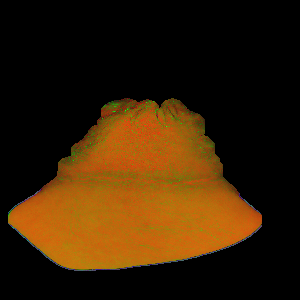
#> input picture Cropped_wo_Shadows/IR005_C.png, 300 x 300 px, found by its file name
$ python features.py   (older library calls are emulated)
#> lines starting #> are read from the running program, lines starting #| are printed output that depends on the picture; after the words box and inside, x2 and y2 are one past the last pixel; in counts of white or black regions, pixels touching at a corner belong together; long printed decimals are rounded
import numpy as np
import cv2
from skimage.feature import graycomatrix, graycoprops
from skimage.filters import gabor

def extract_shadow(image_path):
#> called with image_path = 'CroppedImgs\\IR005_C.png'
    try:
        # Load the image
        image = cv2.imread(image_path)
#> image is the input picture: shape (300, 300, 3); mean B, G, R 4.8, 31.2, 54.2

        # Check if the image was successfully loaded
        if image is None:
            print("Error: Unable to load image.")
            return None, None, None, None, None

        # Convert the image to grayscale
        gray = cv2.cvtColor(image, cv2.COLOR_BGR2GRAY)
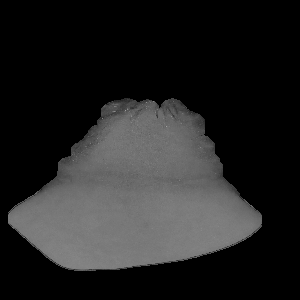
#> gray: shape (300, 300); min 0, max 163, mean 35.1

        # Apply Gaussian blur to reduce noise
        blurred = cv2.GaussianBlur(gray, (5, 5), 0)

        # Use adaptive thresholding to detect shadows
        _, shadow_mask = cv2.threshold(blurred, 100, 255, cv2.THRESH_BINARY_INV)
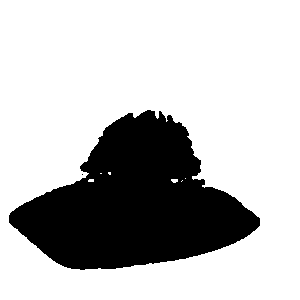
#> shadow_mask: shape (300, 300); 74.4% white; 2 black regions (1 under 20 px), largest, box (x1, y1, x2, y2) and area: (9, 110, 260, 270) 23027

        # Optional: Perform morphological operations to refine the shadow mask
        kernel = np.ones((5,5),np.uint8)
        shadow_mask = cv2.morphologyEx(shadow_mask, cv2.MORPH_CLOSE, kernel)
#> shadow_mask: shape (300, 300); 74.5% white; 1 black region, box (x1, y1, x2, y2) and area: (9, 111, 260, 270) 22959

        # Bitwise AND operation to extract shadows from the original image
        shadow = cv2.bitwise_and(image, image, mask=shadow_mask)
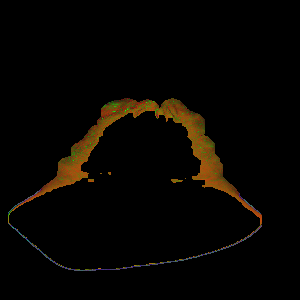
#> shadow: shape (300, 300, 3); mean B, G, R 1.4, 4.8, 7.3

        # Perform texture analysis using LBP
        lbp_features = extract_lbp_features(gray)

        # Perform image segmentation
        segmented_image = segment_image(image)

        # Perform GLCM feature extraction
        glcm_features, glcm_props = extract_glcm_features(gray)

        # Perform Gabor filter-based texture analysis
        gabor_features = extract_gabor_features(gray)

        return shadow, lbp_features, segmented_image, glcm_features, glcm_props, gabor_features

    except Exception as e:
        print("Error:", e)
        return None, None, None, None, None, None

def extract_lbp_features(gray_image):
    # Initialize LBP parameters
    lbp_radius = 1
    lbp_points = 8 * lbp_radius

    # Compute LBP texture features
    lbp = local_binary_pattern(gray_image, lbp_points, lbp_radius)

    # Compute histogram of LBP
    lbp_hist, _ = np.histogram(lbp, bins=np.arange(0, lbp_points + 3), range=(0, lbp_points + 2))

    return lbp_hist

def local_binary_pattern(image, num_points, radius):
    # Compute LBP
#> called with num_points = 8, radius = 1
    lbp = np.zeros_like(image)
    for y in range(radius, image.shape[0] - radius):
        for x in range(radius, image.shape[1] - radius):
            center = image[y, x]
            lbp_code = 0
            for i in range(num_points):
                angle = i * (2 * np.pi / num_points)
                dx = int(round(radius * np.cos(angle)))
                dy = int(round(radius * np.sin(angle)))
                neighbor = image[y + dy, x + dx]
                lbp_code |= (neighbor > center) << i
            lbp[y, x] = lbp_code
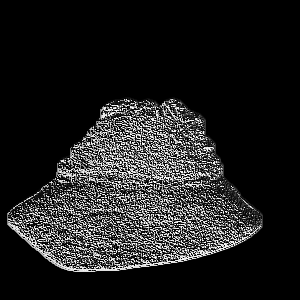
#> lbp: shape (300, 300); min 0, max 255, mean 32.3
#> in extract_lbp_features, `lbp_hist, _ = np.histogram(lbp, bins=np.arange(0, lbp_points + 3), ran..`: lbp_hist = [64435, 454, 653, 206, 548, 112, 321, 265, 676, 311]
#> in extract_shadow, `lbp_features = extract_lbp_features(gray)`: lbp_features has the same summary as lbp_hist in extract_lbp_features
    return lbp

def segment_image(image):
    # Perform image segmentation (example: simple thresholding)
    _, segmented_image = cv2.threshold(cv2.cvtColor(image, cv2.COLOR_BGR2GRAY), 128, 255, cv2.THRESH_BINARY)
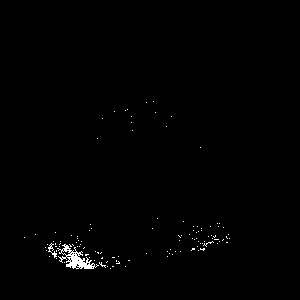
#> segmented_image: shape (300, 300); 0.69% white in thin lines or dots, all inside (x1, y1, x2, y2) = (24, 101, 230, 269)

    return segmented_image

def extract_glcm_features(gray_image):
    # Compute GLCM
    distances = [1]
    angles = [0, np.pi/4, np.pi/2, 3*np.pi/4]
    levels = 256  # Number of gray levels
    glcm = graycomatrix(gray_image, distances=distances, angles=angles, levels=levels, symmetric=True, normed=True)

    # Compute GLCM properties
    glcm_props = ['contrast', 'dissimilarity', 'homogeneity', 'energy', 'correlation']
    glcm_features = np.concatenate([graycoprops(glcm, prop).ravel() for prop in glcm_props])
#> glcm_features = 20 values, max 54.09 at index 3, min 0.678 at index 13, mean 10.33
#> in extract_shadow, `glcm_features, glcm_props = extract_glcm_features(gray)`: glcm_props = ['contrast', 'dissimilarity', 'homogeneity', 'energy', 'correlation']

    return glcm_features, glcm_props

def extract_gabor_features(gray_image):
    # Define parameters for Gabor filter
    frequencies = [0.1, 0.3, 0.5]
    thetas = [0, np.pi/4, np.pi/2, 3*np.pi/4]
    kernels = []

    # Generate Gabor filter kernels
    for frequency in frequencies:
        for theta in thetas:
            kernel = np.real(gabor(gray_image, frequency, theta=theta))
            kernels.append(np.mean(kernel))
#> after the loop, kernels = [4.85, 7.18, 10.38, 6.47, 3.03, 2.94, 3.29, 3.61, 2.27, 3.56, 2.41, 3.72]

    # Convert the list of Gabor features to a numpy array
    gabor_features = np.array(kernels)
#> gabor_features has the same summary as kernels

    return gabor_features

# Example usage:
image_path = "CroppedImgs\IR005_C.png"
shadow_image, lbp_features, segmented_image, glcm_features, glcm_props, gabor_features = extract_shadow(image_path)
#> in extract_shadow, `gabor_features = extract_gabor_features(gray)`: gabor_features has the same summary as kernels in extract_gabor_features
#> lbp_features has the same summary as lbp_hist in extract_lbp_features; gabor_features has the same summary as kernels in extract_gabor_features

# [7 lines of commented-out code are left out]

if lbp_features is not None:
    print("LBP Features:", lbp_features)
#| LBP Features: [64435   454   653   206   548   112   321   265   676   311]
else:
    print("LBP feature extraction failed.")

if segmented_image is not None:
    cv2.imwrite("segmented_image.jpg", segmented_image)
    print("Image segmentation successful.")
    print("Segmented image values:")
    print(segmented_image)
#> (printed output is left out)
else:
    print("Image segmentation failed.")

if glcm_features is not None:
    print("GLCM Features:")
    for prop, value in zip(glcm_props, glcm_features):
        print(prop + ":", value)
#> this loop made 5 passes
#> (prop, value) on passes 1 to 5: ('contrast', 34.69), ('dissimilarity', 53.05), ('homogeneity', 49), ('energy', 54.09), ('correlation', 1.25)
#| contrast: 34.694
#| dissimilarity: 53.048
#| homogeneity: 49.004
#| energy: 54.093
#| correlation: 1.254
else:
    print("GLCM feature extraction failed.")

if gabor_features is not None:
    print("Gabor Features:", gabor_features)
#| Gabor Features: [ 4.852  7.183 10.378  6.470  3.030  2.9385
#|   3.293  3.611  2.270  3.559  2.406  3.722]
else:
    print("Gabor filter feature extraction failed.")

$ run again, with Cropped_wo_Shadows/image3_C_C.png copied over Cropped_wo_Shadows/IR005_C.png
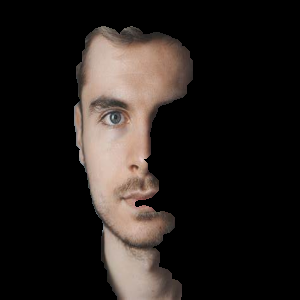
#> input picture Cropped_wo_Shadows/image3_C_C.png, 300 x 300 px, found by its file name
#> in extract_shadow, image is the input picture: shape (300, 300, 3); mean B, G, R 28.2, 31.3, 37
#> in extract_shadow, `_, shadow_mask = cv2.threshold(blurred, 100, 255, cv2.THRESH_BINARY_INV)`:
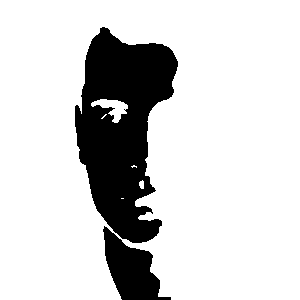
#> shadow_mask: shape (300, 300); 82.3% white; 2 black regions, box (x1, y1, x2, y2) and area: (75, 27, 178, 243) 13345, (103, 226, 171, 300) 2543
#> lbp_hist = [69495, 122, 191, 191, 266, 13, 197, 292, 246, 41]
#> in segment_image, `_, segmented_image = cv2.threshold(cv2.cvtColor(image, cv2.COLOR_BGR2G..`:
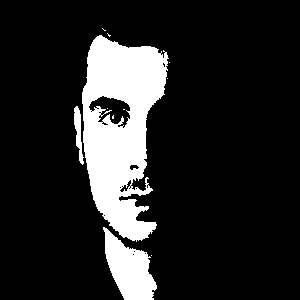
#> segmented_image: shape (300, 300); 15.1% white; 11 white regions (8 under 20 px), largest, box (x1, y1, x2, y2) and area: (82, 35, 169, 242) 11032, (103, 227, 157, 300) 2215, (74, 106, 84, 165) 291
#> in extract_glcm_features, `glcm_features = np.concatenate([graycoprops(glcm, prop).ravel() for pr..`: glcm_features = 20 values, max 86.76 at index 3, min 0.761 at index 15, mean 14.13
#> in extract_shadow, `glcm_features, glcm_props = extract_glcm_features(gray)`: glcm_props = ['contrast', 'dissimilarity', 'homogeneity', 'energy', 'correlation']
#> after the loop in extract_gabor_features, `for frequency in frequencies:`: kernels = [15.67, 11.59, 11.66, 13, 6.05, 4.62, 4.13, 4.77, 2.93, 2.95, 2.11, 3.06]
#> in extract_gabor_features, `gabor_features = np.array(kernels)`: gabor_features has the same summary as kernels
#> in extract_shadow, `gabor_features = extract_gabor_features(gray)`: gabor_features has the same summary as kernels in extract_gabor_features
#> `shadow_image, lbp_features, segmented_image, glcm_features, glcm_props..`: lbp_features = [69495, 122, 191, 191, 266, 13, 197, 292, 246, 41]; gabor_features has the same summary as kernels in extract_gabor_features
#| LBP Features: [69495   122   191   191   266    13   197   292   246    41]
#> (printed output is left out)
#> the loop `for prop, value in zip(glcm_props, glcm_features):` made 5 passes
#> (prop, value) on passes 1 to 5: ('contrast', 61.54), ('dissimilarity', 76.46), ('homogeneity', 39.95), ('energy', 86.76), ('correlation', 1.81)
#> (printed output is left out)
#| Gabor Features: [15.674 11.593 11.663 13.004  6.049  4.615
#|   4.131     4.767  2.929  2.951  2.111  3.059]
